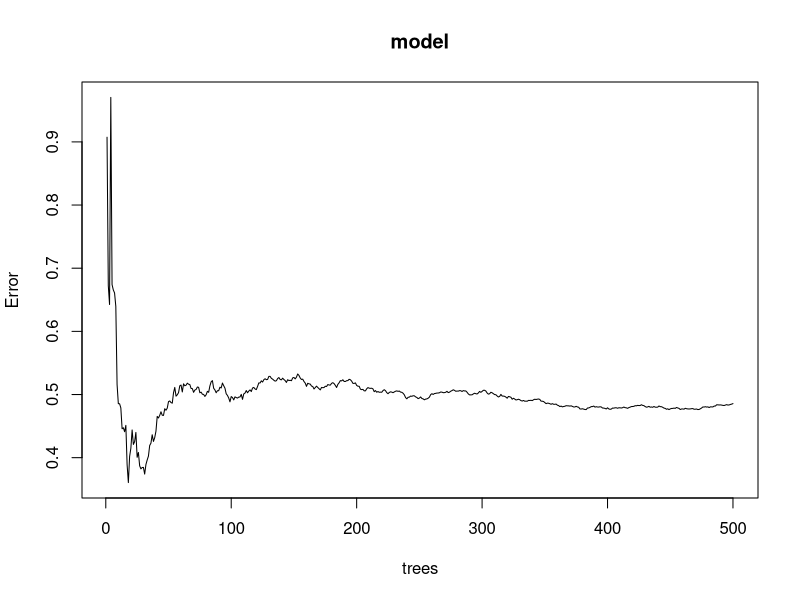
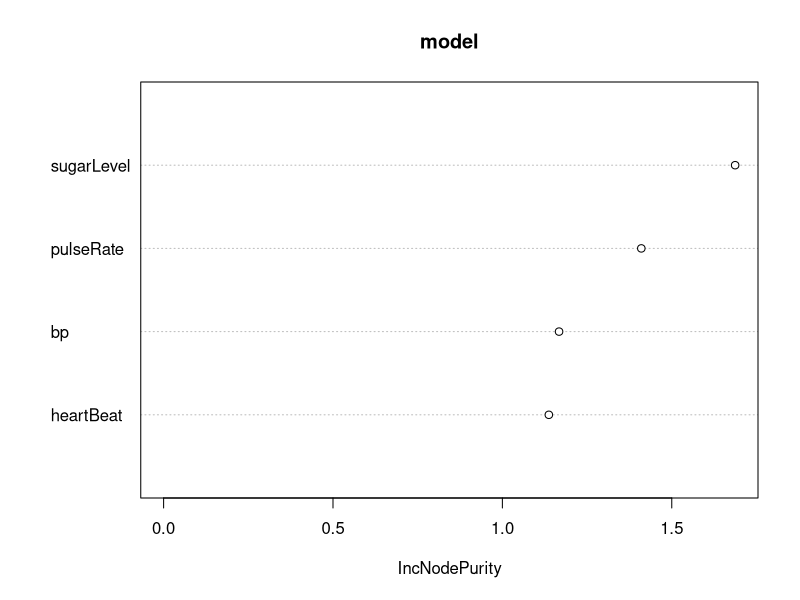

Here is the R script that generated these plots, in order:
library(caTools)
library(randomForest)

dataset <- read.csv("health.csv")

head(dataset)
str(dataset)

dataset$Diabetes <- as.numeric(factor(dataset$Diabetes))
split <- sample.split(dataset,SplitRatio = 0.7)
split

train <- subset(dataset,split=="TRUE")
test <- subset(dataset,split=="FALSE")
train
test

model <- randomForest(x=train[-5],y=train$Diabetes,ntree = 500)
model

y_pred <- predict(model,newdata = test[-5])
y_pred

confusion_mtx <- table(test$Diabetes,y_pred)
confusion_mtx

plot(model)
importance(model)
varImpPlot(model)
